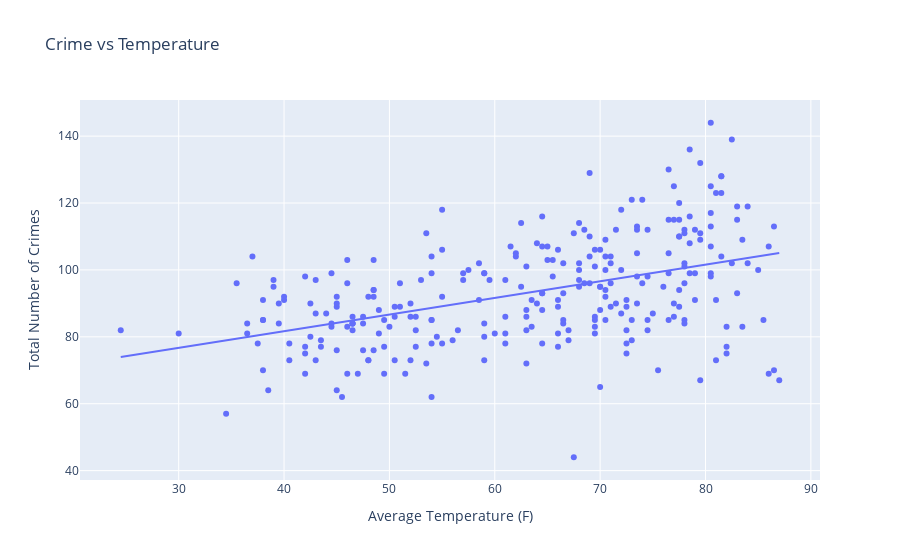

This figure's notebook cell:
### Markdown cell above
Analytical Approach

To study the temperature-crime relationship, we:

- Aggregated the crime data by date to calculate total daily crimes
- Merged in the average temperature for each day
- Visualized the correlation using an interactive scatter plot with a linear regression trendline

### Code cell
# Extract relevant columns
crime_temp_data = crime_dc[['date', 'Max_Temp', 'Min_Temp', 'Avg']]

# Group data by date and calculate the total number of crimes and average temperature for each day
daily_crime_temp = crime_temp_data.groupby(['date', 'Max_Temp', 'Min_Temp', 'Avg']).size().reset_index(name='total_crimes')

# Create an interactive scatter plot with plotly express
fig = px.scatter(daily_crime_temp, x='Avg', y='total_crimes',
                 labels={'total_crimes': 'Total Number of Crimes', 'Avg': 'Average Temperature (F)'},
                 title='Crime vs Temperature',
                 trendline='ols',  # Ordinary Least Squares regression line
                 )

# Get the regression results using statsmodels
X = sm.add_constant(daily_crime_temp['Avg'])
y = daily_crime_temp['total_crimes']
model = sm.OLS(y, X).fit()

# Extract the R-squared value and coefficients
rsquared = model.rsquared
slope, intercept = model.params

# Create equation of the line
equation = f'Total Crimes = {intercept:.3f} * Average Temperature + {slope:.3f}'

# Add R-squared and equation to legend using annotations with reduced font size
fig.update_layout(
    annotations=[
        dict(
            x=1.07,
            y=-0.35,
            xref='paper',
            yref='paper',
            text=f'R-squared: {rsquared:.3f}<br>{equation}',
            showarrow=False,
            align='center',
            font=dict(size=11.1)  # Adjust the font size as needed
        )
    ]
)

# Show the interactive plot
fig.show()

### Figure 1 — Plotly figure (JSON) as saved in the notebook; plotly's stock layout.template omitted (floating-point values rounded to 4 significant figures; data arrays with more than 128 entries replaced by an {"elided": "..."} marker saying what was removed)
{"data": [{"hovertemplate": "Average Temperature (F)=%{x}<br>Total Number of Crimes=%{y}<extra></extra>", "legendgroup": "", "marker": {"color": "#636efa", "symbol": "circle"}, "mode": "markers", "name": "", "orientation": "v", "showlegend": false, "type": "scatter", "x": {"elided": "275 float values"}, "xaxis": "x", "y": {"elided": "275 int values"}, "yaxis": "y"}, {"hovertemplate": "<b>OLS trendline</b><br>total_crimes = 0.497385 * Avg + 61.782<br>R<sup>2</sup>=0.204752<br><br>Average Temperature (F)=%{x}<br>Total Number of Crimes=%{y} <b>(trend)</b><extra></extra>", "legendgroup": "", "marker": {"color": "#636efa", "symbol": "circle"}, "mode": "lines", "name": "", "showlegend": false, "type": "scatter", "x": {"elided": "275 float values"}, "xaxis": "x", "y": {"elided": "275 float values"}, "yaxis": "y"}], "layout": {"annotations": [{"align": "center", "font": {"size": 11.1}, "showarrow": false, "text": "R-squared: 0.205<br>Total Crimes = 0.497 * Average Temperature + 61.782", "x": 1.07, "xref": "paper", "y": -0.35, "yref": "paper"}], "autosize": true, "legend": {"tracegroupgap": 0}, "title": {"text": "Crime vs Temperature"}, "xaxis": {"anchor": "y", "autorange": true, "domain": [0, 1], "range": [20.7, 90.8], "title": {"text": "Average Temperature (F)"}, "type": "linear"}, "yaxis": {"anchor": "x", "autorange": true, "domain": [0, 1], "range": [35.75, 152.3], "title": {"text": "Total Number of Crimes"}, "type": "linear"}}}
